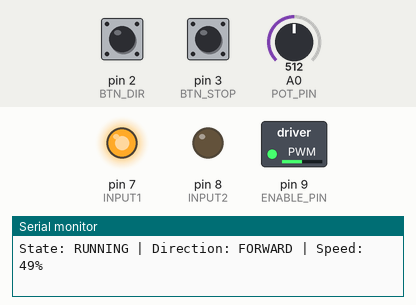
Recording of a sketch running on a simulated Arduino Uno, built with avr-gcc and run on an emulated ATmega328P. On the bench: switched loads named in the sketch (green lamp = pin HIGH), output pins drawn as LEDs (lit = HIGH), the last lines printed to the serial monitor. Dashed ring = blinking. The inputs (shaded band) are chosen by the test bench; at power-on: pin 2 (BTN_DIR) HIGH, pin 3 (BTN_STOP) HIGH, A0 (POT_PIN) = 512.

Above: at 1.2 s.
1.3 s: pin 2 (BTN_DIR) pulled LOW for 3.2 s
At 4.9 s:
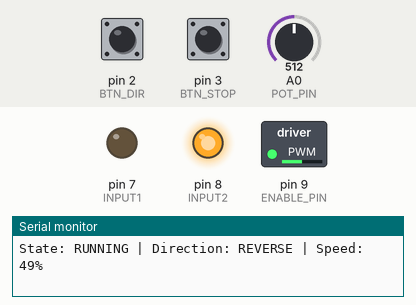
6.0 s: pin 3 (BTN_STOP) pulled LOW for 0.35 s
At 6.7 s:
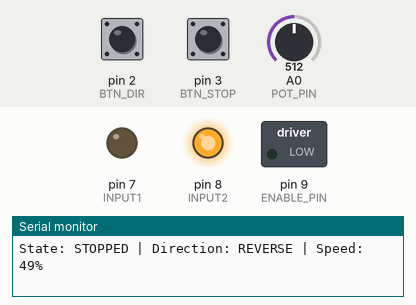
7.8 s: pin 2 (BTN_DIR) pulled LOW for 0.35 s
10.2 s: pin 3 (BTN_STOP) pulled LOW for 1 s
At 11.9 s:
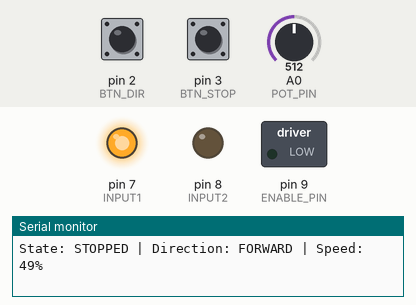
12.7 s: pin 3 (BTN_STOP) pulled LOW for 3.2 s
At 13.6 s:
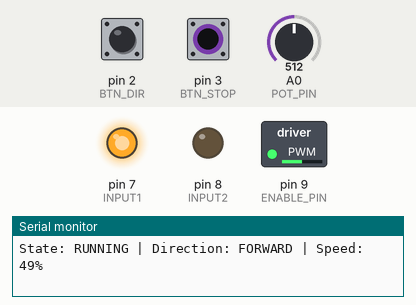
17.4 s: A0 (POT_PIN) set to 716
At 18.3 s:
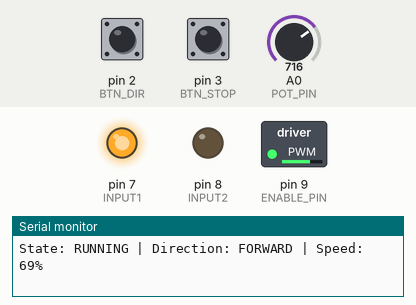
Timing chart, 0 to 19.9 s (numbered marks = the images above; inputs shaded):
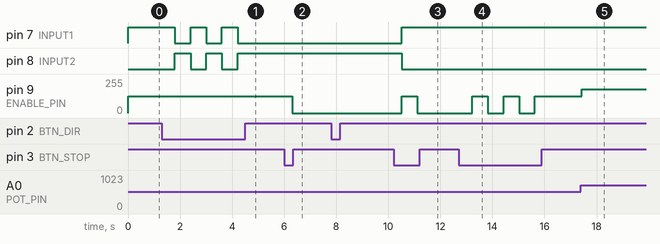

The sketch:

DC_Motor.ino
```cpp
const int ENABLE_PIN = 9; // PWM pin for Speed Control (Pin 1 of L293D)
const int INPUT1 = 7;     // Direction Control Pin (Pin 2 of L293D)
const int INPUT2 = 8;     // Direction Control Pin (Pin 7 of L293D)
const int BTN_DIR = 2;
const int BTN_STOP = 3;
const int POT_PIN = A0;

bool isForward = true;
bool isRunning = true;

void setup() {
  Serial.begin(9600);
  pinMode(ENABLE_PIN, OUTPUT);
  pinMode(INPUT1, OUTPUT);
  pinMode(INPUT2, OUTPUT);
  pinMode(BTN_DIR, INPUT_PULLUP);
  pinMode(BTN_STOP, INPUT_PULLUP);
}

void loop() {
  if (digitalRead(BTN_STOP) == LOW) {
    isRunning = !isRunning;
    delay(300); // Debounce
  }

  if (digitalRead(BTN_DIR) == LOW) {
    isForward = !isForward;
    delay(300); // Debounce
  }

  int potValue = analogRead(POT_PIN);
  int pwmSpeed = map(potValue, 0, 1023, 0, 255);
  int speedPct = map(pwmSpeed, 0, 255, 0, 100);

  if (isRunning) {
    analogWrite(ENABLE_PIN, pwmSpeed); // Control speed via PWM
    if (isForward) {
      digitalWrite(INPUT1, HIGH);
      digitalWrite(INPUT2, LOW);
    } else {
      digitalWrite(INPUT1, LOW);
      digitalWrite(INPUT2, HIGH);
    }
  } else {
    analogWrite(ENABLE_PIN, 0); // Stop motor
  }

  Serial.print("State: "); Serial.print(isRunning ? "RUNNING" : "STOPPED");
  Serial.print(" | Direction: "); Serial.print(isForward ? "FORWARD" : "REVERSE");
  Serial.print(" | Speed: "); Serial.print(speedPct); Serial.println("%");
  delay(300);
}
```

Measured:
- after the input at 1.3 s, pin 7 (INPUT1): alternates HIGH for 0.60 s and LOW for 0.60 s, 5 changes in all, then stays LOW, starting after 0.50 s; pin 8 (INPUT2): alternates HIGH for 0.60 s and LOW for 0.60 s, 5 changes in all, then stays HIGH, starting after 0.50 s
- after the input at 6.0 s, pin 9 (ENABLE_PIN): 127/255 → 0/255 after 0.31 s
- after the input at 10.2 s, pin 7 (INPUT1): LOW → HIGH after 0.32 s; pin 8 (INPUT2): HIGH → LOW after 0.32 s; pin 9 (ENABLE_PIN): 0/255 → 127/255 after 0.32 s, → 0/255 0.60 s later
- after the input at 12.7 s, pin 9 (ENABLE_PIN): alternates 127/255 for 0.60 s and 0/255 for 0.60 s, 5 changes in all, then stays 127/255, starting after 0.53 s
- after the input at 17.4 s, pin 9 (ENABLE_PIN): 127/255 → 178/255 at once
